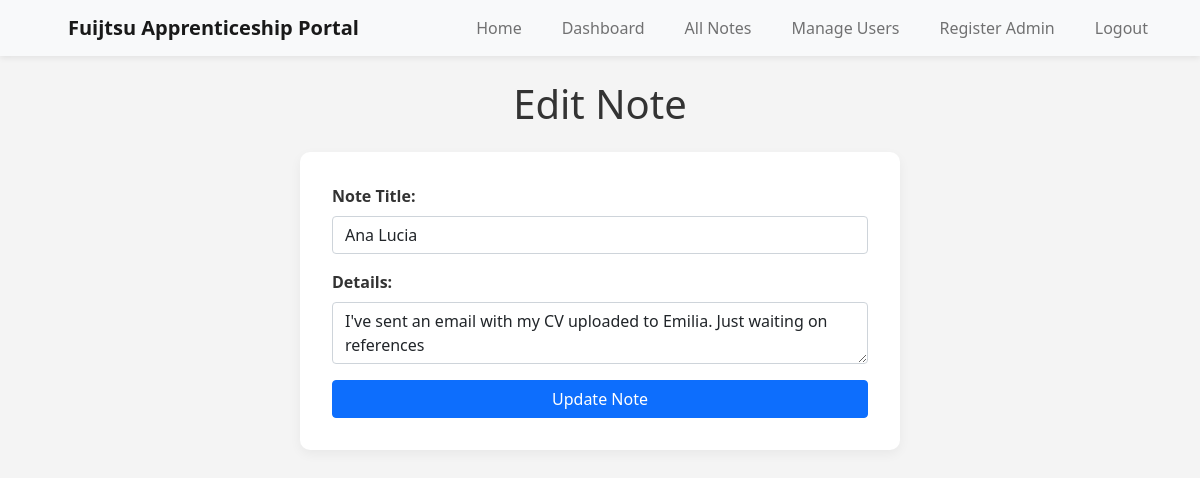
/notes/2/edit (signed in), run on the app's committed database.
### simple_app/models.py (models this page shows)
class Asset(db.Model):
    __tablename__ = 'assets'
    id = db.Column(db.Integer, primary_key=True) # Unique identifier for assets
    name = db.Column(db.String(100), nullable=False) # Asset name
    description = db.Column(db.String(255), nullable=False) # Asset description
    owner_id = db.Column(db.Integer, db.ForeignKey('users.id'), nullable=False) # Foreign key linking to User
    owner = db.relationship('User', backref='assets')

### simple_app/routes.py (the view)
@main.route('/notes/<int:note_id>/edit', methods=['GET', 'POST'])
def edit_note(note_id):
    note = Asset.query.get_or_404(note_id)
    if session.get('user_role') != 'Admin' and note.owner_id != session.get('user_id'):
        return "Access denied.", 403
    if request.method == 'POST':
        note.name = request.form.get('name')
        note.description = request.form.get('description')
        db.session.commit()
        flash('Note updated successfully!', 'success')
        return redirect(url_for('main.view_notes'))
    return render_template('edit_note.html', note=note)

### simple_app/templates/edit_note.html
{% extends "base.html" %}
{% block content %}
<h1 class="text-center">Edit Note</h1>
<form method="POST" class="mt-4">
    <div class="mb-3">
        <label for="name" class="form-label">Note Title:</label>
        <input type="text" id="name" name="name" class="form-control" value="{{ note.name }}" required>
    </div>
    <div class="mb-3">
        <label for="description" class="form-label">Details:</label>
        <textarea id="description" name="description" class="form-control" required>{{ note.description }}</textarea>
    </div>
    <button type="submit" class="btn btn-primary w-100">Update Note</button>
</form>
{% endblock %}

### simple_app/static/style.css (style rules this page uses)
body { margin: 0; padding: 0; background-color: #f4f4f4 !important; font-family: 'Segoe UI', Tahoma, Geneva, Verdana, sans-serif; color: #333; }
form { max-width: 600px; margin: 2rem auto; padding: 2rem; background: #fff; border-radius: 10px; box-shadow: 0 4px 12px rgba(0, 0, 0, 0.05); }
form label { font-weight: 600; display: block; margin-bottom: 0.3rem; }
form input, form textarea, form select { width: 100%; padding: 0.6rem; border: 1px solid #ccc; border-radius: 6px; font-size: 1rem; }
form button { background-color: #ba0c2f; color: #fff; border: none; padding: 0.7rem 1.5rem; border-radius: 6px; cursor: pointer; font-weight: bold; }

### simple_app/templates/base.html (style rules this page uses)
body { background-color: #f8f9fa; }

### data on the page
Asset: name "Ana Lucia", description "I've sent an email with my CV uploaded to Emilia. Just waiting on references"
